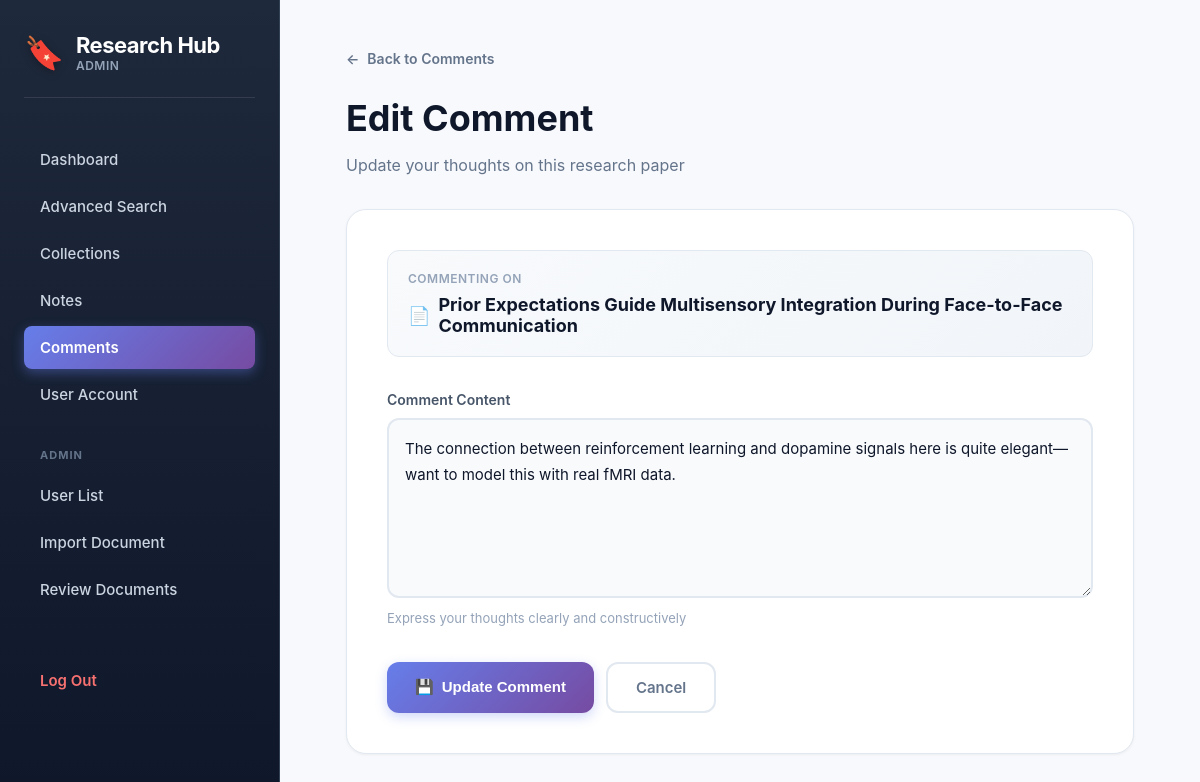
The app's page /edit_comment.php?id=4&doc=4 (signed in) with its own data.
### tables this page shows
CREATE TABLE Comment (
    CommentID INT AUTO_INCREMENT PRIMARY KEY,
    UserID INT NOT NULL,
    DocumentID INT NOT NULL,
    Context TEXT NOT NULL,
    CreatedAt TIMESTAMP DEFAULT CURRENT_TIMESTAMP,
    FOREIGN KEY (UserID) REFERENCES User(UserID),
    FOREIGN KEY (DocumentID) REFERENCES Document(DocumentID)
);

CREATE TABLE Document (
    DocumentID INT AUTO_INCREMENT PRIMARY KEY,
    Title VARCHAR(500) NOT NULL,
    Abstract TEXT,
    PublicationYear YEAR,
    SourceID INT,
    Area VARCHAR(255),
    ISBN VARCHAR(50) UNIQUE,
    LinkPath VARCHAR(500),
    ImportDate DATE DEFAULT (CURDATE()),
    ReviewStatus ENUM('Pending', 'Approved', 'Rejected') DEFAULT 'Pending',
    FOREIGN KEY (SourceID) REFERENCES Source(SourceID)
);

### edit_comment.php (the view, shortened to what this page needs)
<?php
require_once "includes/connect.php";
$role   = strtolower($_SESSION['Role'] ?? "");
$commentID = intval($_GET['id']);
$sql = "
    SELECT
        C.CommentID, C.Context, C.DocumentID, C.UserID AS OwnerID,
        D.Title AS DocTitle
    FROM Comment C
    JOIN Document D ON C.DocumentID = D.DocumentID
    WHERE C.CommentID = ?
";
$stmt = $conn->prepare($sql);
$stmt->execute([$commentID]);
$comment = $stmt->fetch(PDO::FETCH_ASSOC);
?>
<!DOCTYPE html>
<html>
<head>
    <link rel="stylesheet" href="assets/css/globals.css">
</head>
<body>
<aside class="sidebar">
    <div class="app-title">
        <span class="icon">🔖</span>
        <div>
            <div class="title">Research Hub</div>
            <div class="role"><?= htmlspecialchars($role) ?></div>
        </div>
    </div>
    <nav class="menu">
        <a href="dashboard.php">Dashboard</a>
        <a href="advanced_search.php">Advanced Search</a>
        <a href="collections.php">Collections</a>
        <a href="notes.php">Notes</a>
        <a href="comments.php" class="active">Comments</a>
        <a href="user_account.php">User Account</a>
    </nav>
    <?php if ($role === "admin"): ?>
        <div class="menu-heading">Admin</div>
        <nav class="menu">
            <a href="user_list.php">User List</a>
            <a href="import_document.php">Import Document</a>
            <a href="review_documents.php">Review Documents</a>
        </nav>
    <?php endif; ?>
    <a href="logout.php" class="logout">Log Out</a>
</aside>
<div class="main">
    <a href="comments.php" class="back-link">
        <span>←</span> Back to Comments
    </a>
    <div class="page-header">
        <h1>Edit Comment</h1>
        <p class="subtitle">Update your thoughts on this research paper</p>
    </div>
    <div class="card">
        <div class="doc-reference">
            <div class="doc-reference-label">Commenting On</div>
            <div class="doc-reference-title">
                <span>📄</span>
                <?= htmlspecialchars($comment['DocTitle']) ?>
            </div>
        </div>
        <form method="POST" action="controllers/update_comment.php">
            <div class="form-group">
                <label for="content">Comment Content</label>
                <textarea
                    id="content"
                    name="content"
                    required
                    placeholder="Share your insights, analysis, or thoughts about this paper..."><?= htmlspecialchars($comment['Context']) ?></textarea>
                <div class="helper-text">Express your thoughts clearly and constructively</div>
            </div>
            <div class="form-actions">
                <button type="submit" class="btn-primary">
                    <span>💾</span> Update Comment
                </button>
                <a href="comments.php" class="btn-secondary">
                    Cancel
                </a>
            </div>
        </form>
    </div>
</div>
</body>
</html>

### assets/css/globals.css (style rules this page uses)
:root { --font-size: 16px; --background: #ffffff; --foreground: oklch(0.145 0 0); --card: #ffffff; --card-foreground: oklch(0.145 0 0); --popover: oklch(1 0 0); --popover-foreground: oklch(0.145 0 0); --primary: #030213; --primary-foreground: oklch(1 0 0); --secondary: oklch(0.95 0.0058 264.53); --secondary-foreground: #030213; --muted: #ececf0; --muted-foreground: #717182; --accent: #e9ebef; --accent-foreground: #030213; --destructive: #d4183d; --destructive-foreground: #ffffff; --border: rgba(0, 0, 0, 0.1); --input: transparent; --input-background: #f3f3f5; --switch-background: #cbced4; --font-weight-medium: 500; --font-weight-normal: 400; --ring: oklch(0.708 0 0); --chart-1: oklch(0.646 0.222 41.116); --chart-2: oklch(0.6 0.118 184.704); --chart-3: oklch(0.398 0.07 227.392); --chart-4: oklch(0.828 0.189 84.429); --chart-5: oklch(0.769 0.188 70.08); --radius: 0.625rem; --sidebar: oklch(0.985 0 0); --sidebar-foreground: oklch(0.145 0 0); --sidebar-primary: #030213; --sidebar-primary-foreground: oklch(0.985 0 0); --sidebar-accent: oklch(0.97 0 0); --sidebar-accent-foreground: oklch(0.205 0 0); --sidebar-border: oklch(0.922 0 0); --sidebar-ring: oklch(0.708 0 0); }
html { font-size: var(--font-size); }
body { background: var(--background); color: var(--foreground); margin: 0; padding: 0; font-family: Arial, sans-serif; }
* { border-color: var(--border); outline-color: var(--ring); }
h1 { font-size: 2rem; font-weight: var(--font-weight-medium); line-height: 1.5; }
h4, label, button, input, p { font-size: 1rem; line-height: 1.5; }
button { font-weight: var(--font-weight-medium); }

### records on screen
comment: DocumentID.Title "Prior Expectations Guide Multisensory Integration During Face-to-Face Communication", content "The connection between reinforcement learning and dopamine signals here is quite elegant—want to model this with real fMRI data."

### other values on screen
$role "ADMIN"
